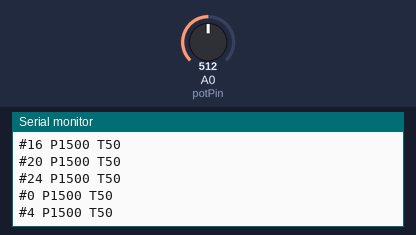
The sketch below on a simulated Arduino Uno, built with avr-gcc and run on an emulated ATmega328P. On the bench: the last lines printed to the serial monitor. Inputs (shaded band) come from the test bench; at power-on: A0 (potPin) = 512.

Above: at 1.2 s.
1.3 s: A0 (potPin) set to 263
At 1.9 s:
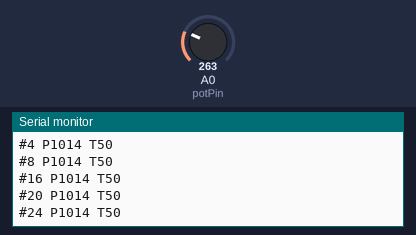
4.3 s: A0 (potPin) set to 247
At 5.0 s:
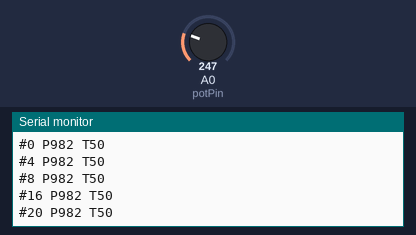
Timing chart, 0 to 7.3 s (numbered marks = the images above; inputs shaded):
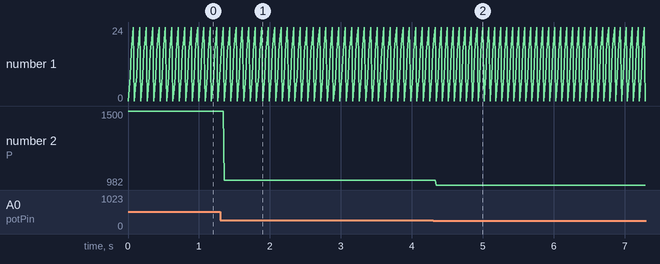

Measured:
- after the input at 1.3 s, the serial monitor: prints a new line after 0.06 s (image 1)
- after the input at 4.3 s, the serial monitor: prints a new line at once (image 2)
- plotted number 2: 1500 → 1014 after the input at 1.3 s, 1014 → 982 after the input at 4.3 s

The sketch:

_6legsPotTest.ino
```cpp
#define potPin A0

#define moveTime 50
#define noOfLegs 6
byte legIndex[noOfLegs] = {0, 4, 8, 16, 20, 24};
volatile int i;

void setup() {
  pinMode(potPin,INPUT);
  Serial.begin(9600);
}

void loop() {
  int pos;
  pos = analogRead(potPin);
  pos = map(pos, 0, 1023, 500, 2500);
  for(i = 0; i < noOfLegs; i++) {
    moveNoDelay(legIndex[i], pos, moveTime);
  }
  delay(moveTime);
  //move(15, 1200, 100);
}

void moveNoDelay(int servo, int position, int time) {
   Serial.print("#");
   Serial.print(servo);
   Serial.print(" P");
   Serial.print(position);
   Serial.print(" T");
   Serial.println(time);
   //delay(time);
}
```
